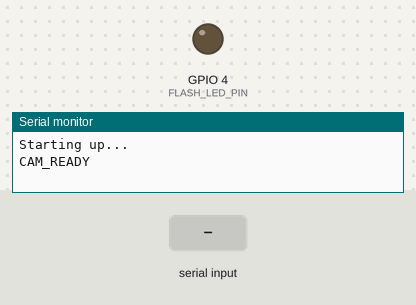
A sketch run on a simulated ESP32. On the bench: output pins drawn as LEDs (lit = HIGH), the last lines printed to the serial monitor. The test bench sets the inputs (shaded band). Storage starts empty; the camera gives no picture.

Above: at 2.5 s.
2.6 s: "PHOTO\n" received over Serial
At 3.3 s:
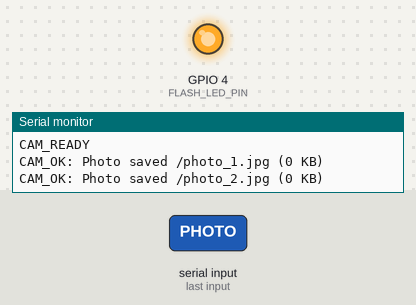
Timing chart, 0 to 5.6 s (numbered marks = the images above; inputs shaded):
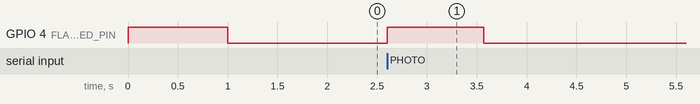

The sketch:

cam_board.ino
```cpp
/*
 * ANTI-THEFT SYSTEM — ESP32-CAM
 * Captures photo on PHOTO command, saves to SD card, streams over UART.
 * Board: AI Thinker ESP32-CAM
 *
 * Protocol on PHOTO command:
 *   1. "CAM_OK: Photo saved /photo_N.jpg (X KB)\n" (x3 burst)
 *   2. "IMG:<byte-count>\n"
 *   3. Raw JPEG bytes in 512-byte chunks
 *   4. "IMG_END\n"
 */

#include "FS.h"
#include "SD_MMC.h"
#include "esp_camera.h"

#define PWDN_GPIO_NUM 32
#define RESET_GPIO_NUM -1
#define XCLK_GPIO_NUM 0
#define SIOD_GPIO_NUM 26
#define SIOC_GPIO_NUM 27
#define Y9_GPIO_NUM 35
#define Y8_GPIO_NUM 34
#define Y7_GPIO_NUM 39
#define Y6_GPIO_NUM 36
#define Y5_GPIO_NUM 21
#define Y4_GPIO_NUM 19
#define Y3_GPIO_NUM 18
#define Y2_GPIO_NUM 5
#define VSYNC_GPIO_NUM 25
#define HREF_GPIO_NUM 23
#define PCLK_GPIO_NUM 22
#define FLASH_LED_PIN 4

int photoCount = 0;

void takePhoto() {
	digitalWrite(FLASH_LED_PIN, HIGH);
	delay(100);

	// Discard first frame (may be stale or poorly exposed)
	camera_fb_t *fb = esp_camera_fb_get();
	if (fb)
		esp_camera_fb_return(fb);

	// Take 3 photos in burst, save all to SD, send last one
	camera_fb_t *sendFb = NULL;
	for (int shot = 0; shot < 3; shot++) {
		if (sendFb)
			esp_camera_fb_return(sendFb);
		sendFb = NULL;

		fb = esp_camera_fb_get();
		if (!fb) {
			Serial.println("CAM_ERROR: Capture " + String(shot + 1) +
						   " failed");
			continue;
		}

		photoCount++;
		String filename = "/photo_" + String(photoCount) + ".jpg";
		File file = SD_MMC.open(filename, FILE_WRITE);
		if (file) {
			size_t written = file.write(fb->buf, fb->len);
			file.close();
			if (written != fb->len)
				Serial.println("CAM_ERROR: SD write incomplete");
		}

		Serial.println("CAM_OK: Photo saved " + filename + " (" +
					   String(fb->len / 1024) + " KB)");
		sendFb = fb;

		if (shot < 2)
			delay(300);
	}

	digitalWrite(FLASH_LED_PIN, LOW);

	if (!sendFb) {
		Serial.println("CAM_ERROR: All captures failed");
		return;
	}

	// Send last photo over UART
	Serial.println("IMG:" + String(sendFb->len));
	delay(50);

	size_t sent = 0;
	while (sent < sendFb->len) {
		size_t toSend = sendFb->len - sent;
		if (toSend > 512)
			toSend = 512;
		Serial.write(sendFb->buf + sent, toSend);
		Serial.flush();
		sent += toSend;
		delay(5);
	}

	delay(50);
	Serial.println("IMG_END");

	esp_camera_fb_return(sendFb);
}

void setup() {
	Serial.begin(115200);

	Serial.println("Starting up...");

	pinMode(FLASH_LED_PIN, OUTPUT);

	digitalWrite(FLASH_LED_PIN, HIGH);
	delay(1000);
	digitalWrite(FLASH_LED_PIN, LOW);

	camera_config_t config;
	config.ledc_channel = LEDC_CHANNEL_0;
	config.ledc_timer = LEDC_TIMER_0;
	config.pin_d0 = Y2_GPIO_NUM;
	config.pin_d1 = Y3_GPIO_NUM;
	config.pin_d2 = Y4_GPIO_NUM;
	config.pin_d3 = Y5_GPIO_NUM;
	config.pin_d4 = Y6_GPIO_NUM;
	config.pin_d5 = Y7_GPIO_NUM;
	config.pin_d6 = Y8_GPIO_NUM;
	config.pin_d7 = Y9_GPIO_NUM;
	config.pin_xclk = XCLK_GPIO_NUM;
	config.pin_pclk = PCLK_GPIO_NUM;
	config.pin_vsync = VSYNC_GPIO_NUM;
	config.pin_href = HREF_GPIO_NUM;
	config.pin_sscb_sda = SIOD_GPIO_NUM;
	config.pin_sscb_scl = SIOC_GPIO_NUM;
	config.pin_pwdn = PWDN_GPIO_NUM;
	config.pin_reset = RESET_GPIO_NUM;
	config.xclk_freq_hz = 20000000;
	config.pixel_format = PIXFORMAT_JPEG;
	config.frame_size = FRAMESIZE_VGA;
	config.jpeg_quality = 10;
	config.fb_count = 1;

	if (psramFound()) {
		config.fb_count = 2;
	} else {
		config.frame_size = FRAMESIZE_CIF;
	}

	if (esp_camera_init(&config) != ESP_OK) {
		Serial.println("CAM_ERROR: Camera init failed");
		return;
	}

	if (!SD_MMC.begin()) {
		Serial.println("CAM_ERROR: SD init failed");
		return;
	}

	Serial.println("CAM_READY");
}

void loop() {
	if (Serial.available()) {
		String command = Serial.readStringUntil('\n');
		command.trim();
		if (command == "PHOTO") {
			takePhoto();
		}
	}
}
```

Measured:
- after the input at 2.6 s, GPIO 4 (FLASH_LED_PIN): LOW → HIGH at once, → LOW 0.97 s later
